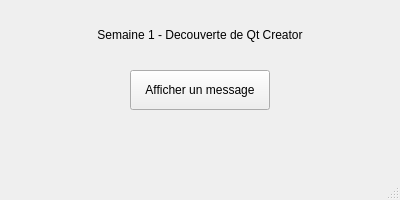
<?xml version="1.0" encoding="UTF-8"?>
<ui version="4.0">
 <class>CIhmAppS1</class>
 <widget class="QMainWindow" name="CIhmAppS1">
  <property name="geometry">
   <rect><x>0</x><y>0</y><width>400</width><height>200</height></rect>
  </property>
  <property name="windowTitle">
   <string>Application S1 - Decouverte Qt</string>
  </property>
  <widget class="QWidget" name="centralwidget">
   <widget class="QPushButton" name="pbMessage">
    <property name="geometry">
     <rect><x>130</x><y>70</y><width>140</width><height>40</height></rect>
    </property>
    <property name="text">
     <string>Afficher un message</string>
    </property>
   </widget>
   <widget class="QLabel" name="latitre">
    <property name="geometry">
     <rect><x>50</x><y>20</y><width>300</width><height>30</height></rect>
    </property>
    <property name="text">
     <string>Semaine 1 - Decouverte de Qt Creator</string>
    </property>
    <property name="alignment">
     <set>Qt::AlignCenter</set>
    </property>
   </widget>
  </widget>
  <widget class="QMenuBar" name="menubar">
   <property name="geometry">
    <rect><x>0</x><y>0</y><width>400</width><height>22</height></rect>
   </property>
  </widget>
  <widget class="QStatusBar" name="statusbar"/>
 </widget>
 <resources/>
 <connections/>
</ui>
